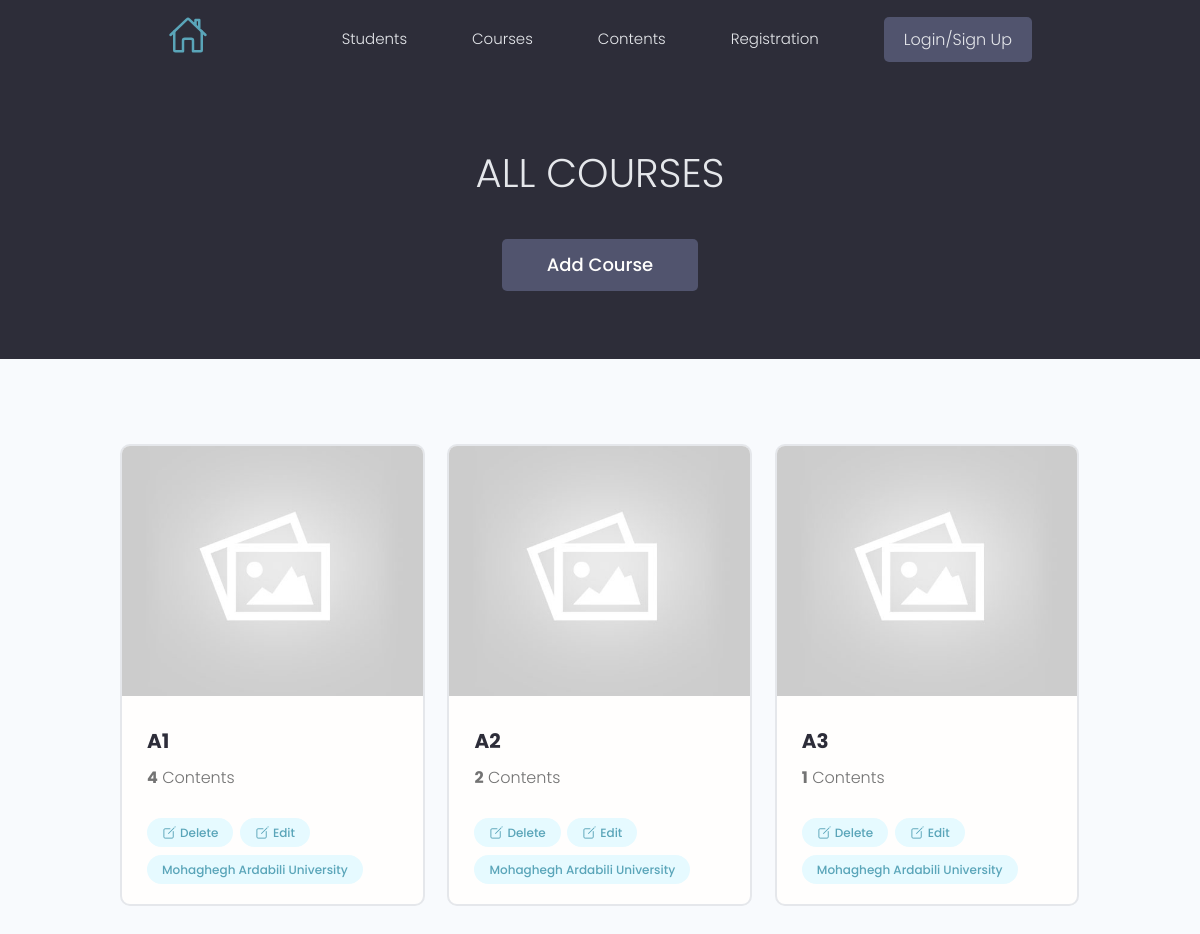
The page /courses on the database as committed earlier.
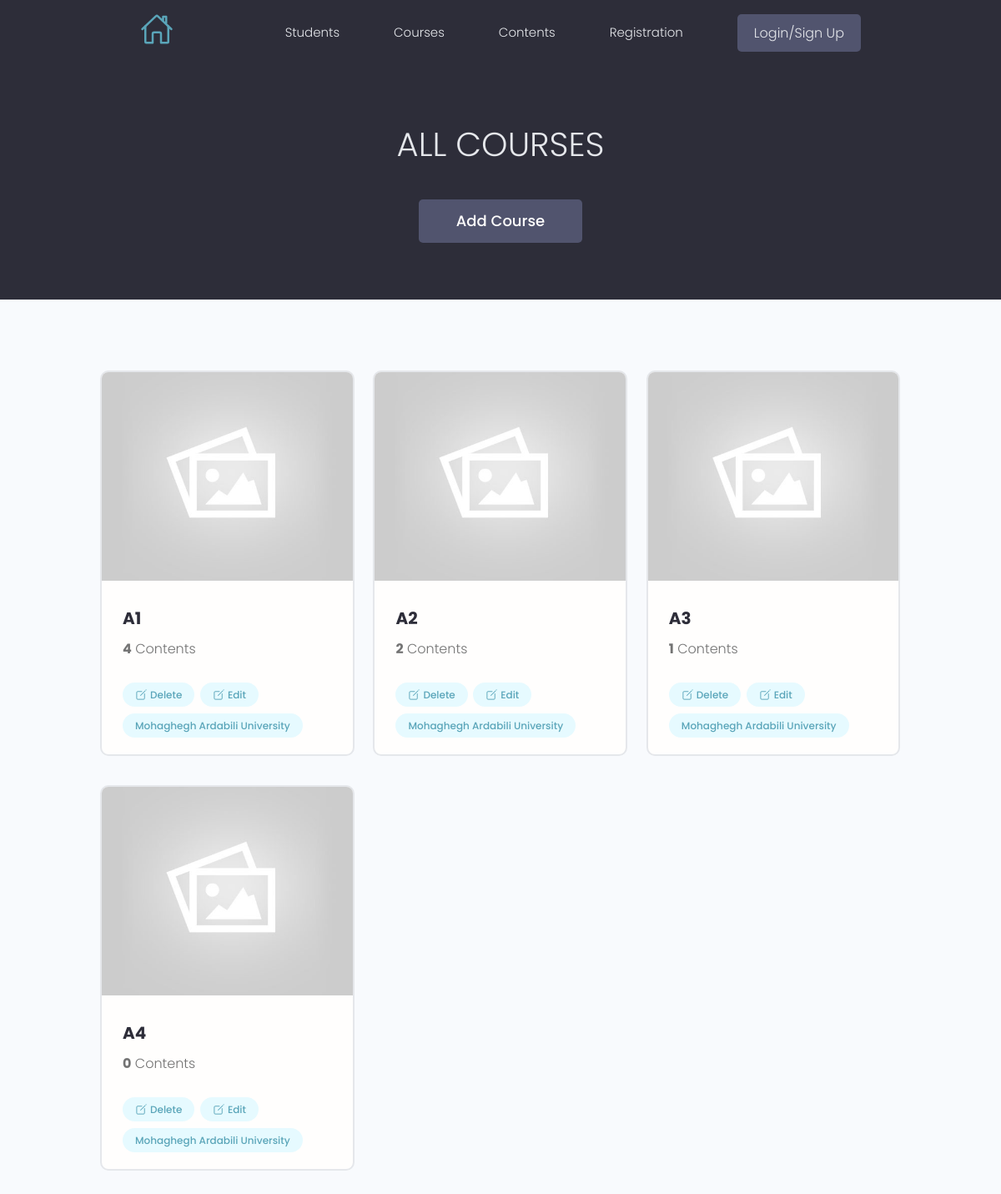
The same page on the database as committed later.
### projects/models.py (models this page shows, shortened)
class course(models.Model):
    id = models.UUIDField(default=uuid.uuid4, primary_key=True, unique=True, editable=False)
    name = models.CharField(max_length=50, blank=True)
    content = models.ManyToManyField('content', blank=True)
    created = models.DateTimeField(auto_now_add=True)

### projects/views.py (the view)
# urls.py: path('courses', views.allCourses, name="allCourses"),
def allCourses(request):
    Courses = course.objects.all()
    context = {'Courses': Courses}
    return render(request, 'projects/Practice_4/Courses/Courses.html', context)

### projects/templates/projects/Practice_4/Courses/Courses.html
{% extends 'main.html' %}
{% block content %}
<main>
	<section class="hero-section text-center" style="height: 35vh;">
		<div class="container container--narrow">
			<div class="hero-section__box"">
				<h2>All Courses</h2>
			</div>
			<div class=" hero-section__search">
				<a href="{% url 'createCourse' %}" class="btn btn--sub btn--lg">Add Course</a>
			</div>
		</div>
	</section>
	<section class="projectsList">
		<div class="container">
			<div class="grid grid--three">
				{% for course in Courses %}
				<div class="column">
					<div class="card project">
						<a href="#" class="project">
							<img class="project__thumbnail" src="images/default-course.jpg" alt="project thumbnail" />
							<div class="card__body">
								<h3 class="project__title">{{course.name}}</h3>
								<p class="project--rating">
									<span style="font-weight: bold;">{{course.content.count}}</span> Contents
								</p>
								<div class="project__tags">
									<a class="tag tag--pill tag--main manage--btn" href="{% url 'deleteCourse' course.id %}">
										<ion-icon name="create-outline" class="ion-icon_edit"></ion-icon>Delete
									</a>
									<a class="tag tag--pill tag--main manage--btn" href="{% url 'updateCourse' course.id %}">
										<ion-icon name="create-outline" class="ion-icon_edit"></ion-icon>Edit
									</a>
									<span class="tag tag--pill tag--main">
										<small>Mohaghegh Ardabili University</small>
									</span>
								</div>
							</div>
						</a>
					</div>
				</div>
				{% endfor %}
			</div>
		</div>
	</section>
</main>
{% endblock %}

### templates/main.html (shortened to what this page needs)
<!DOCTYPE html>
{% load static %}
<html lang="en">
<head>
    <link rel="stylesheet" href="{% static 'uikit/styles/uikit.css' %}" />
    <link rel="stylesheet" href="{% static 'styles/app.css' %}" />
    <link rel="stylesheet" href="{% static 'styles/main.css' %}">
</head>
<body>
    {% include 'navbar.html' %}
    {% block content %}
    {% endblock content %}
</body>
</html>

### templates/navbar.html (shortened to what this page needs)
<header class="header">
	<div class="container container--narrow">
		<a href="{% url 'home' %}" class="header__logo">
			<ion-icon src="images/home.svg" class="logo_icon"></ion-icon>
		</a>
		<nav class="header__nav">
			<ul class="header__menu">
				<li class="header__menuItem"><a href="{% url 'allStudents' %}">Students</a></li>
				<li class="header__menuItem"><a href="{% url 'allCourses' %}">Courses</a></li>
				<li class="header__menuItem"><a href="{% url 'allContents' %}">Contents</a></li>
				<li class="header__menuItem"><a href="#">Registration</a></li>
				<li class="header__menuItem"><a href="#" class="btn btn--sub">Login/Sign Up</a></li>
			</ul>
		</nav>
	</div>
</header>

### static/styles/app.css (style rules this page uses)
:root { --color-sub: #2d2d39; }
.btn--sub { background-color: var(--color-sub-light); }
.card { border: 2px solid var(--color-light); }
img { width: 100%; }
.header { position: sticky; z-index: 111; background-color: var(--color-sub); padding: 1.5rem 0; }
.header > .container { display: flex; justify-content: space-between; align-items: center; }
.header__nav > ul { display: inline-flex; align-items: center; list-style: none; gap: 6.5rem; }
.header__menuItem > a { color: var(--color-light); font-weight: 300; }
.hero-section { height: 40vh; display: flex; align-items: center; background-color: var(--color-sub); }
.hero-section__box { margin-bottom: 4rem; }
.hero-section__box > h2, .hero-section__box > h2 > span { font-size: 4rem; color: var(--color-light); line-height: 1.3; text-transform: uppercase; }
.hero-section__box > h2 { font-weight: 300; }
.project--rating { margin-bottom: 1.6em; margin-top: .5em; }
.projectsList { margin-top: 8rem; }
.project__thumbnail { height: 25rem; object-fit: cover; object-position: top center; }
.project__title { font-size: 2rem; font-weight: 700; color: var(--color-sub); }

### static/styles/main.css (style rules this page uses)
.logo_icon { font-size: 40px; }
.manage--btn { margin-right: 0.25rem; margin-bottom: 0.75rem; }
.ion-icon_edit { font-size: 15px; margin-right: 3px; }

### static/uikit/styles/modules/_variables.css (style rules this page uses)
:root { --color-main: #5aa5b9; --color-main-light: #e6faff; --color-sub: #3f4156; --color-sub-light: #51546e; --color-sub-lighter: #ededfd; --color-text: #737373; --color-gray: #8b8b8b; --color-light: #e5e7eb; --color-light-gray: #767676; --color-bg: #f8fafd; --color-white: #fffefd; --color-white-light: #f3f3f3; --color-success: #359e64; --color-success-bg: #def8e8; --color-error: #fc4b0b; --color-error-bg: #fff2ee; --font-base: 'Poppins', arial, helvetica, 'Segoe UI', roboto, ubuntu, sans-serif; --font-monospace: 'Fira Code', 'Courier New', courier, monospace; --font-regular: 300; --font-medium: 500; --font-bold: 700; --generic-shadow: 1px 1px 5px #00000010; --generic-transition: all 0.3s ease-in-out; }

### static/uikit/styles/modules/_base.css (style rules this page uses)
* { margin: 0; padding: 0; box-sizing: border-box; text-rendering: optimizeLegibility; color: inherit; font-size: inherit; }
html { font-size: 50%; }
@media only screen and (min-width: 480px) { html { font-size: 56.25%; } }
@media only screen and (min-width: 1200px) { html { font-size: 62.5%; } }
body { line-height: 1.6; font-weight: 400; font-size: 1.5rem; color: var(--color-text); background-color: var(--color-bg); min-height: 100vh; }

### static/uikit/styles/modules/_typography.css (style rules this page uses)
* { font-family: var(--font-base); }
h2 { font-size: 3.6rem; font-weight: var(--font-bold); }
h3 { font-size: 3.2rem; font-weight: var(--font-medium); }
p, span, strong { font-size: 1.6rem; color: var(--color-text); font-weight: var(--font-regular); }
a { padding-bottom: 2px; text-decoration: none; display: inline-block; color: var(--color-main); font-weight: var(--font-medium); }

### static/uikit/styles/modules/_utilities.css (style rules this page uses)
.container { width: 92%; max-width: 165rem; margin: 0 auto; box-sizing: border-box; }
.container--narrow { width: 92%; max-width: 120rem; }
@media screen and (min-width: 1000px) { .container { width: 90%; } }
@media screen and (min-width: 1000px) { .container--narrow { width: 85%; } }
@media screen and (min-width: 1200px) { .container { width: 80%; } }
@media screen and (min-width: 1200px) { .container--narrow { width: 72%; } }
.text-center { text-align: center; }

### static/uikit/styles/modules/_button.css (style rules this page uses)
.btn { display: inline-block; position: relative; cursor: pointer; background-color: var(--color-light); font-weight: var(--font-medium); color: var(--color-sub); text-decoration: none; padding: 1rem 2rem; border-radius: 0.5rem; border: none; width: -webkit-fit-content; width: -moz-fit-content; width: fit-content; height: -webkit-fit-content; height: -moz-fit-content; height: fit-content; font-size: 1.6rem; outline-width: 0; outline-color: transparent; -webkit-backface-visibility: hidden; backface-visibility: hidden; transition: all 0.3s ease-in-out; }
.btn--sub { background-color: var(--color-sub); color: var(--color-white); }
.btn--lg { font-size: 1.8rem; padding: 1.2rem 4.5rem; }

### static/uikit/styles/modules/_card.css (style rules this page uses)
.card { border-radius: 1rem; background-color: var(--color-white); border: 1.5px solid var(--color-light); width: auto; height: auto; margin-top: 0.5rem; margin-bottom: 0.5rem; overflow: hidden; }
.card__body, .card__header { padding: 2rem 2.5rem; }

Rows that differ between the two databases and show on the page:
added course: name "A4", content.count "0"
